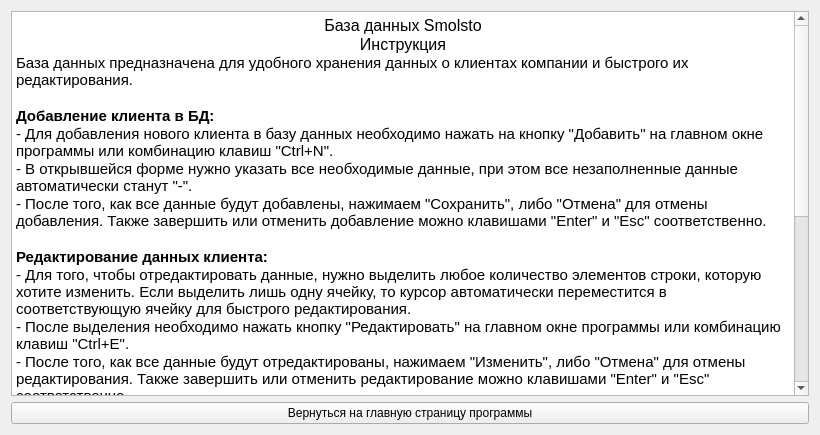
<?xml version="1.0" encoding="UTF-8"?>
<ui version="4.0">
 <class>MainWindow</class>
 <widget class="QMainWindow" name="MainWindow">
  <property name="geometry">
   <rect>
    <x>0</x>
    <y>0</y>
    <width>820</width>
    <height>435</height>
   </rect>
  </property>
  <property name="windowTitle">
   <string>MainWindow</string>
  </property>
  <widget class="QWidget" name="centralWidget">
   <layout class="QGridLayout" name="gridLayout">
    <property name="margin">
     <number>0</number>
    </property>
    <property name="spacing">
     <number>3</number>
    </property>
    <item row="0" column="0">
     <widget class="QStackedWidget" name="stackedWidget">
      <property name="currentIndex">
       <number>2</number>
      </property>
      <widget class="QWidget" name="page_1">
       <layout class="QGridLayout" name="gridLayout_2">
        <item row="0" column="0">
         <widget class="QPushButton" name="pushButtonAdd">
          <property name="toolTip">
           <string>Нажмите, чтобы добавить нового клиента</string>
          </property>
          <property name="text">
           <string>Добавить</string>
          </property>
          <property name="icon">
           <iconset resource="Resources.qrc">
            <normaloff>:/new/prefix1/images/Add.png</normaloff>:/new/prefix1/images/Add.png</iconset>
          </property>
          <property name="iconSize">
           <size>
            <width>20</width>
            <height>20</height>
           </size>
          </property>
          <property name="shortcut">
           <string>Ctrl+N</string>
          </property>
         </widget>
        </item>
        <item row="0" column="1">
         <widget class="QPushButton" name="pushButtonEdit">
          <property name="toolTip">
           <string>Нажмите, чтобы отредактировать данные уже созданного клиента</string>
          </property>
          <property name="text">
           <string>Изменить</string>
          </property>
          <property name="icon">
           <iconset resource="Resources.qrc">
            <normaloff>:/new/prefix1/images/Edit.png</normaloff>:/new/prefix1/images/Edit.png</iconset>
          </property>
          <property name="iconSize">
           <size>
            <width>20</width>
            <height>20</height>
           </size>
          </property>
          <property name="shortcut">
           <string>Ctrl+E</string>
          </property>
         </widget>
        </item>
        <item row="1" column="0" colspan="6">
         <widget class="QTableView" name="tableView"/>
        </item>
        <item row="0" column="2">
         <widget class="QPushButton" name="pushButtonFind">
          <property name="toolTip">
           <string>Нажмите, чтобы ввести поисковый запрос по базе</string>
          </property>
          <property name="text">
           <string>Найти</string>
          </property>
          <property name="icon">
           <iconset resource="Resources.qrc">
            <normaloff>:/new/prefix1/images/Find.png</normaloff>:/new/prefix1/images/Find.png</iconset>
          </property>
          <property name="iconSize">
           <size>
            <width>20</width>
            <height>20</height>
           </size>
          </property>
          <property name="shortcut">
           <string>Ctrl+F</string>
          </property>
         </widget>
        </item>
        <item row="0" column="3">
         <widget class="QPushButton" name="pushButtonRemove">
          <property name="toolTip">
           <string>Нажмите, чтобы удалить запись о клиенте</string>
          </property>
          <property name="text">
           <string>Удалить</string>
          </property>
          <property name="icon">
           <iconset resource="Resources.qrc">
            <normaloff>:/new/prefix1/images/Remove.png</normaloff>:/new/prefix1/images/Remove.png</iconset>
          </property>
          <property name="iconSize">
           <size>
            <width>20</width>
            <height>20</height>
           </size>
          </property>
          <property name="shortcut">
           <string>Del</string>
          </property>
         </widget>
        </item>
        <item row="0" column="5">
         <widget class="QPushButton" name="pushButtonManual">
          <property name="text">
           <string>Инструкция</string>
          </property>
          <property name="icon">
           <iconset resource="Resources.qrc">
            <normaloff>:/new/prefix1/images/Manual.png</normaloff>:/new/prefix1/images/Manual.png</iconset>
          </property>
          <property name="iconSize">
           <size>
            <width>20</width>
            <height>20</height>
           </size>
          </property>
          <property name="shortcut">
           <string>F1</string>
          </property>
         </widget>
        </item>
        <item row="0" column="4">
         <spacer name="horizontalSpacer">
          <property name="orientation">
           <enum>Qt::Horizontal</enum>
          </property>
          <property name="sizeHint" stdset="0">
           <size>
            <width>40</width>
            <height>20</height>
           </size>
          </property>
         </spacer>
        </item>
       </layout>
      </widget>
      <widget class="QWidget" name="page_2">
       <layout class="QGridLayout" name="gridLayout_4">
        <item row="0" column="0">
         <layout class="QVBoxLayout" name="verticalLayout_4">
          <item>
           <widget class="QLabel" name="label">
            <property name="text">
             <string>Добавление клиента №</string>
            </property>
            <property name="alignment">
             <set>Qt::AlignCenter</set>
            </property>
           </widget>
          </item>
          <item>
           <layout class="QHBoxLayout" name="horizontalLayout">
            <item>
             <layout class="QGridLayout" name="gridLayout_3">
              <item row="0" column="0">
               <widget class="QLabel" name="labelLastName">
                <property name="text">
                 <string>Фамилия</string>
                </property>
               </widget>
              </item>
              <item row="1" column="0">
               <widget class="QLabel" name="labelFirstName">
                <property name="text">
                 <string>Имя</string>
                </property>
               </widget>
              </item>
              <item row="2" column="0">
               <widget class="QLabel" name="labelMiddleName">
                <property name="text">
                 <string>Отчество</string>
                </property>
               </widget>
              </item>
              <item row="3" column="0">
               <widget class="QLabel" name="labelBirthDay">
                <property name="text">
                 <string>Дата рождения</string>
                </property>
               </widget>
              </item>
              <item row="4" column="0">
               <widget class="QLabel" name="labelPhoneNumber">
                <property name="text">
                 <string>Телефонный номер</string>
                </property>
               </widget>
              </item>
              <item row="5" column="0">
               <widget class="QLabel" name="labelEMail">
                <property name="text">
                 <string>E-Mail</string>
                </property>
               </widget>
              </item>
             </layout>
            </item>
            <item>
             <layout class="QVBoxLayout" name="verticalLayout">
              <item>
               <widget class="QLineEdit" name="lineEditLastName">
                <property name="alignment">
                 <set>Qt::AlignCenter</set>
                </property>
               </widget>
              </item>
              <item>
               <widget class="QLineEdit" name="lineEditFirstName">
                <property name="alignment">
                 <set>Qt::AlignCenter</set>
                </property>
               </widget>
              </item>
              <item>
               <widget class="QLineEdit" name="lineEditMiddleName">
                <property name="alignment">
                 <set>Qt::AlignCenter</set>
                </property>
               </widget>
              </item>
              <item>
               <widget class="QDateEdit" name="dateEditBirthDay">
                <property name="alignment">
                 <set>Qt::AlignCenter</set>
                </property>
                <property name="displayFormat">
                 <string>dd.MM.yyyy</string>
                </property>
               </widget>
              </item>
              <item>
               <widget class="QLineEdit" name="lineEditPhoneNumber">
                <property name="alignment">
                 <set>Qt::AlignCenter</set>
                </property>
               </widget>
              </item>
              <item>
               <widget class="QLineEdit" name="lineEditEMail">
                <property name="alignment">
                 <set>Qt::AlignCenter</set>
                </property>
               </widget>
              </item>
             </layout>
            </item>
            <item>
             <layout class="QVBoxLayout" name="verticalLayout_2">
              <item>
               <widget class="QLabel" name="labelCarBrand">
                <property name="text">
                 <string>Марка автомобиля</string>
                </property>
               </widget>
              </item>
              <item>
               <widget class="QLabel" name="labelCarModel">
                <property name="text">
                 <string>Модель автомобиля</string>
                </property>
               </widget>
              </item>
              <item>
               <widget class="QLabel" name="labelCarYear">
                <property name="text">
                 <string>Год выпуска</string>
                </property>
               </widget>
              </item>
              <item>
               <widget class="QLabel" name="labelCarColor">
                <property name="text">
                 <string>Цвет</string>
                </property>
               </widget>
              </item>
              <item>
               <widget class="QLabel" name="labelCarVIN">
                <property name="text">
                 <string>VIN номер</string>
                </property>
               </widget>
              </item>
              <item>
               <widget class="QLabel" name="labelCarNumber">
                <property name="text">
                 <string>Гос. номер</string>
                </property>
               </widget>
              </item>
             </layout>
            </item>
            <item>
             <layout class="QVBoxLayout" name="verticalLayout_3">
              <item>
               <widget class="QLineEdit" name="lineEditCarBrand">
                <property name="alignment">
                 <set>Qt::AlignCenter</set>
                </property>
               </widget>
              </item>
              <item>
               <widget class="QLineEdit" name="lineEditCarModel">
                <property name="alignment">
                 <set>Qt::AlignCenter</set>
                </property>
               </widget>
              </item>
              <item>
               <widget class="QDateEdit" name="dateEditCarYear">
                <property name="alignment">
                 <set>Qt::AlignCenter</set>
                </property>
                <property name="currentSection">
                 <enum>QDateTimeEdit::YearSection</enum>
                </property>
                <property name="displayFormat">
                 <string>yyyy</string>
                </property>
               </widget>
              </item>
              <item>
               <widget class="QComboBox" name="comboBoxCarColor">
                <property name="editable">
                 <bool>true</bool>
                </property>
                <item>
                 <property name="text">
                  <string>Серебряный</string>
                 </property>
                </item>
                <item>
                 <property name="text">
                  <string>Черный</string>
                 </property>
                </item>
                <item>
                 <property name="text">
                  <string>Красный</string>
                 </property>
                </item>
                <item>
                 <property name="text">
                  <string>Зеленый</string>
                 </property>
                </item>
                <item>
                 <property name="text">
                  <string>Синий</string>
                 </property>
                </item>
                <item>
                 <property name="text">
                  <string>Белый</string>
                 </property>
                </item>
                <item>
                 <property name="text">
                  <string>Серый</string>
                 </property>
                </item>
                <item>
                 <property name="text">
                  <string>Бежевый</string>
                 </property>
                </item>
                <item>
                 <property name="text">
                  <string>Коричневый</string>
                 </property>
                </item>
                <item>
                 <property name="text">
                  <string>Черный</string>
                 </property>
                </item>
                <item>
                 <property name="text">
                  <string>Золотой</string>
                 </property>
                </item>
               </widget>
              </item>
              <item>
               <widget class="QLineEdit" name="lineEditCarVIN">
                <property name="alignment">
                 <set>Qt::AlignCenter</set>
                </property>
               </widget>
              </item>
              <item>
               <widget class="QLineEdit" name="lineEditCarNumber">
                <property name="alignment">
                 <set>Qt::AlignCenter</set>
                </property>
               </widget>
              </item>
             </layout>
            </item>
           </layout>
          </item>
          <item>
           <layout class="QHBoxLayout" name="horizontalLayout_2">
            <item>
             <spacer name="horizontalSpacer_2">
              <property name="orientation">
               <enum>Qt::Horizontal</enum>
              </property>
              <property name="sizeHint" stdset="0">
               <size>
                <width>558</width>
                <height>20</height>
               </size>
              </property>
             </spacer>
            </item>
            <item>
             <widget class="QPushButton" name="pushButtonSave">
              <property name="text">
               <string>Сохранить</string>
              </property>
              <property name="shortcut">
               <string>Return</string>
              </property>
             </widget>
            </item>
            <item>
             <widget class="QPushButton" name="pushButtonCancel">
              <property name="text">
               <string>Отмена</string>
              </property>
              <property name="shortcut">
               <string>Esc</string>
              </property>
             </widget>
            </item>
           </layout>
          </item>
         </layout>
        </item>
        <item row="1" column="0">
         <spacer name="verticalSpacer_2">
          <property name="orientation">
           <enum>Qt::Vertical</enum>
          </property>
          <property name="sizeHint" stdset="0">
           <size>
            <width>20</width>
            <height>40</height>
           </size>
          </property>
         </spacer>
        </item>
       </layout>
      </widget>
      <widget class="QWidget" name="page">
       <layout class="QGridLayout" name="gridLayout_5">
        <item row="0" column="0">
         <widget class="QTextBrowser" name="textBrowser">
          <property name="html">
           <string>&lt;!DOCTYPE HTML PUBLIC &quot;-//W3C//DTD HTML 4.0//EN&quot; &quot;http://www.w3.org/TR/REC-html40/strict.dtd&quot;&gt;
&lt;html&gt;&lt;head&gt;&lt;meta name=&quot;qrichtext&quot; content=&quot;1&quot; /&gt;&lt;style type=&quot;text/css&quot;&gt;
p, li { white-space: pre-wrap; }
&lt;/style&gt;&lt;/head&gt;&lt;body style=&quot; font-family:'MS Shell Dlg 2'; font-size:8.25pt; font-weight:400; font-style:normal;&quot;&gt;
&lt;p align=&quot;center&quot; style=&quot; margin-top:0px; margin-bottom:0px; margin-left:0px; margin-right:0px; -qt-block-indent:0; text-indent:0px;&quot;&gt;&lt;span style=&quot; font-size:12pt;&quot;&gt;База данных Smolsto&lt;/span&gt;&lt;/p&gt;
&lt;p align=&quot;center&quot; style=&quot; margin-top:0px; margin-bottom:0px; margin-left:0px; margin-right:0px; -qt-block-indent:0; text-indent:0px;&quot;&gt;&lt;span style=&quot; font-size:12pt;&quot;&gt;Инструкция&lt;/span&gt;&lt;/p&gt;
&lt;p style=&quot; margin-top:0px; margin-bottom:0px; margin-left:0px; margin-right:0px; -qt-block-indent:0; text-indent:0px;&quot;&gt;&lt;span style=&quot; font-size:11pt;&quot;&gt;База данных предназначена для удобного хранения данных о клиентах компании и быстрого их редактирования.&lt;/span&gt;&lt;/p&gt;
&lt;p style=&quot;-qt-paragraph-type:empty; margin-top:0px; margin-bottom:0px; margin-left:0px; margin-right:0px; -qt-block-indent:0; text-indent:0px; font-size:11pt;&quot;&gt;&lt;/p&gt;
&lt;p style=&quot; margin-top:0px; margin-bottom:0px; margin-left:0px; margin-right:0px; -qt-block-indent:0; text-indent:0px;&quot;&gt;&lt;span style=&quot; font-size:11pt; font-weight:600;&quot;&gt;Добавление клиента в БД:&lt;/span&gt;&lt;/p&gt;
&lt;p style=&quot; margin-top:0px; margin-bottom:0px; margin-left:0px; margin-right:0px; -qt-block-indent:0; text-indent:0px;&quot;&gt;&lt;span style=&quot; font-size:11pt;&quot;&gt;- Для добавления нового клиента в базу данных необходимо нажать на кнопку &amp;quot;Добавить&amp;quot; на главном окне программы или комбинацию клавиш &amp;quot;Ctrl+N&amp;quot;.&lt;/span&gt;&lt;/p&gt;
&lt;p style=&quot; margin-top:0px; margin-bottom:0px; margin-left:0px; margin-right:0px; -qt-block-indent:0; text-indent:0px;&quot;&gt;&lt;span style=&quot; font-size:11pt;&quot;&gt;- В открывшейся форме нужно указать все необходимые данные, при этом все незаполненные данные автоматически станут &amp;quot;-&amp;quot;.&lt;/span&gt;&lt;/p&gt;
&lt;p style=&quot; margin-top:0px; margin-bottom:0px; margin-left:0px; margin-right:0px; -qt-block-indent:0; text-indent:0px;&quot;&gt;&lt;span style=&quot; font-size:11pt;&quot;&gt;- После того, как все данные будут добавлены, нажимаем &amp;quot;Сохранить&amp;quot;, либо &amp;quot;Отмена&amp;quot; для отмены добавления. Также завершить или отменить добавление можно клавишами &amp;quot;Enter&amp;quot; и &amp;quot;Esc&amp;quot; соответственно.&lt;/span&gt;&lt;/p&gt;
&lt;p style=&quot;-qt-paragraph-type:empty; margin-top:0px; margin-bottom:0px; margin-left:0px; margin-right:0px; -qt-block-indent:0; text-indent:0px; font-size:11pt;&quot;&gt;&lt;/p&gt;
&lt;p style=&quot; margin-top:0px; margin-bottom:0px; margin-left:0px; margin-right:0px; -qt-block-indent:0; text-indent:0px;&quot;&gt;&lt;span style=&quot; font-size:11pt; font-weight:600;&quot;&gt;Редактирование данных клиента:&lt;/span&gt;&lt;/p&gt;
&lt;p style=&quot; margin-top:0px; margin-bottom:0px; margin-left:0px; margin-right:0px; -qt-block-indent:0; text-indent:0px;&quot;&gt;&lt;span style=&quot; font-size:11pt;&quot;&gt;- Для того, чтобы отредактировать данные, нужно выделить любое количество элементов строки, которую хотите изменить. Если выделить лишь одну ячейку, то курсор автоматически переместится в соответствующую ячейку для быстрого редактирования.&lt;/span&gt;&lt;/p&gt;
&lt;p style=&quot; margin-top:0px; margin-bottom:0px; margin-left:0px; margin-right:0px; -qt-block-indent:0; text-indent:0px;&quot;&gt;&lt;span style=&quot; font-size:11pt;&quot;&gt;- После выделения необходимо нажать кнопку &amp;quot;Редактировать&amp;quot; на главном окне программы или комбинацию клавиш &amp;quot;Ctrl+E&amp;quot;.&lt;/span&gt;&lt;/p&gt;
&lt;p style=&quot; margin-top:0px; margin-bottom:0px; margin-left:0px; margin-right:0px; -qt-block-indent:0; text-indent:0px;&quot;&gt;&lt;span style=&quot; font-size:11pt;&quot;&gt;- После того, как все данные будут отредактированы, нажимаем &amp;quot;Изменить&amp;quot;, либо &amp;quot;Отмена&amp;quot; для отмены редактирования. Также завершить или отменить редактирование можно клавишами &amp;quot;Enter&amp;quot; и &amp;quot;Esc&amp;quot; соответственно.&lt;/span&gt;&lt;/p&gt;
&lt;p style=&quot;-qt-paragraph-type:empty; margin-top:0px; margin-bottom:0px; margin-left:0px; margin-right:0px; -qt-block-indent:0; text-indent:0px; font-size:11pt;&quot;&gt;&lt;/p&gt;
&lt;p style=&quot; margin-top:0px; margin-bottom:0px; margin-left:0px; margin-right:0px; -qt-block-indent:0; text-indent:0px;&quot;&gt;&lt;span style=&quot; font-size:11pt; font-weight:600;&quot;&gt;Поиск по БД:&lt;/span&gt;&lt;/p&gt;
&lt;p style=&quot; margin-top:0px; margin-bottom:0px; margin-left:0px; margin-right:0px; -qt-block-indent:0; text-indent:0px;&quot;&gt;&lt;span style=&quot; font-size:11pt;&quot;&gt;- Для поиска по базе данных необходимо нажать кнопку &amp;quot;Найти&amp;quot; на главном окне программы или комбинацию клавиш &amp;quot;Ctrl+F&amp;quot;.&lt;/span&gt;&lt;/p&gt;
&lt;p style=&quot; margin-top:0px; margin-bottom:0px; margin-left:0px; margin-right:0px; -qt-block-indent:0; text-indent:0px;&quot;&gt;&lt;span style=&quot; font-size:11pt;&quot;&gt;- В появившемся диалоговом окне выбраем столбкик (т.е. параметр), по которому будет вестись поиск и набираем фразу для поиска.&lt;/span&gt;&lt;/p&gt;
&lt;p style=&quot; margin-top:0px; margin-bottom:0px; margin-left:0px; margin-right:0px; -qt-block-indent:0; text-indent:0px;&quot;&gt;&lt;span style=&quot; font-size:11pt;&quot;&gt;- После ввода всех необходимых данных нажимаем кнопку &amp;quot;Найти&amp;quot; или клавишу &amp;quot;Enter&amp;quot;, или кнопку &amp;quot;Отмена&amp;quot; или &amp;quot;Esc&amp;quot; для отмены поиска.&lt;/span&gt;&lt;/p&gt;
&lt;p style=&quot; margin-top:0px; margin-bottom:0px; margin-left:0px; margin-right:0px; -qt-block-indent:0; text-indent:0px;&quot;&gt;&lt;span style=&quot; font-size:11pt;&quot;&gt;- Для того, что вновь просмотреть базу данных полностью, нужно сделать поиск по пустой строке (т.е. нажимаем &amp;quot;Найти&amp;quot; на главном окне программы и, ничего не меняя в открывшемся окне, нажимаем &amp;quot;Найти&amp;quot;)&lt;/span&gt;&lt;/p&gt;
&lt;p style=&quot;-qt-paragraph-type:empty; margin-top:0px; margin-bottom:0px; margin-left:0px; margin-right:0px; -qt-block-indent:0; text-indent:0px; font-size:11pt;&quot;&gt;&lt;/p&gt;
&lt;p style=&quot; margin-top:0px; margin-bottom:0px; margin-left:0px; margin-right:0px; -qt-block-indent:0; text-indent:0px;&quot;&gt;&lt;span style=&quot; font-size:11pt; font-weight:600;&quot;&gt;Удаление клиентов:&lt;/span&gt;&lt;/p&gt;
&lt;p style=&quot; margin-top:0px; margin-bottom:0px; margin-left:0px; margin-right:0px; -qt-block-indent:0; text-indent:0px;&quot;&gt;&lt;span style=&quot; font-size:11pt;&quot;&gt;- Для того, чтобы удалить данные, нужно выделить любые желаемые строчки (можно одну, можно несколько подряд, можно любые, зажав клавишу Ctrl), нажать кнопку &amp;quot;Удалить&amp;quot; на главном окне программы или клавишу &amp;quot;Del&amp;quot; и подтвердить удаление.&lt;/span&gt;&lt;/p&gt;
&lt;p style=&quot;-qt-paragraph-type:empty; margin-top:0px; margin-bottom:0px; margin-left:0px; margin-right:0px; -qt-block-indent:0; text-indent:0px; font-size:11pt;&quot;&gt;&lt;/p&gt;
&lt;p style=&quot; margin-top:0px; margin-bottom:0px; margin-left:0px; margin-right:0px; -qt-block-indent:0; text-indent:0px;&quot;&gt;&lt;span style=&quot; font-size:11pt; font-weight:600;&quot;&gt;Инструкция:&lt;/span&gt;&lt;/p&gt;
&lt;p style=&quot; margin-top:0px; margin-bottom:0px; margin-left:0px; margin-right:0px; -qt-block-indent:0; text-indent:0px;&quot;&gt;&lt;span style=&quot; font-size:11pt;&quot;&gt;- Просмотреть инструкцию можно по нажатию кнопки &amp;quot;Инструкция&amp;quot; или клавиши &amp;quot;F1&amp;quot; &lt;/span&gt;&lt;/p&gt;&lt;/body&gt;&lt;/html&gt;</string>
          </property>
         </widget>
        </item>
        <item row="1" column="0">
         <widget class="QPushButton" name="pushButtonToMain">
          <property name="text">
           <string>Вернуться на главную страницу программы</string>
          </property>
          <property name="shortcut">
           <string>Esc, Return</string>
          </property>
         </widget>
        </item>
       </layout>
      </widget>
     </widget>
    </item>
   </layout>
  </widget>
  <widget class="QMenuBar" name="menuBar">
   <property name="geometry">
    <rect>
     <x>0</x>
     <y>0</y>
     <width>820</width>
     <height>21</height>
    </rect>
   </property>
  </widget>
 </widget>
 <layoutdefault spacing="6" margin="11"/>
 <tabstops>
  <tabstop>lineEditLastName</tabstop>
  <tabstop>lineEditFirstName</tabstop>
  <tabstop>lineEditMiddleName</tabstop>
  <tabstop>dateEditBirthDay</tabstop>
  <tabstop>lineEditPhoneNumber</tabstop>
  <tabstop>lineEditEMail</tabstop>
  <tabstop>lineEditCarBrand</tabstop>
  <tabstop>lineEditCarModel</tabstop>
  <tabstop>dateEditCarYear</tabstop>
  <tabstop>comboBoxCarColor</tabstop>
  <tabstop>lineEditCarVIN</tabstop>
  <tabstop>lineEditCarNumber</tabstop>
  <tabstop>pushButtonSave</tabstop>
  <tabstop>pushButtonCancel</tabstop>
  <tabstop>pushButtonRemove</tabstop>
  <tabstop>tableView</tabstop>
  <tabstop>pushButtonFind</tabstop>
  <tabstop>pushButtonEdit</tabstop>
  <tabstop>pushButtonAdd</tabstop>
 </tabstops>
 <resources>
  <include location="Resources.qrc"/>
 </resources>
 <connections/>
</ui>
